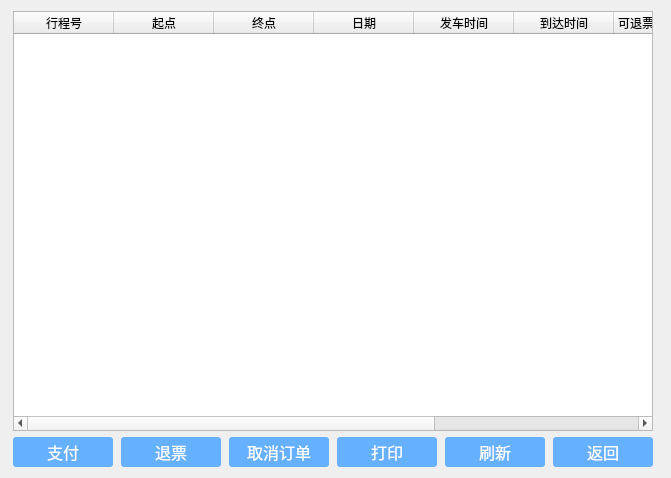
<?xml version="1.0" encoding="UTF-8"?>
<ui version="4.0">
 <class>MyOrder</class>
 <widget class="QWidget" name="MyOrder">
  <property name="geometry">
   <rect>
    <x>0</x>
    <y>0</y>
    <width>671</width>
    <height>478</height>
   </rect>
  </property>
  <property name="windowTitle">
   <string>Form</string>
  </property>
  <layout class="QGridLayout" name="gridLayout">
   <item row="0" column="0" colspan="6">
    <widget class="QTableWidget" name="tableWidget">
     <column>
      <property name="text">
       <string>行程号</string>
      </property>
     </column>
     <column>
      <property name="text">
       <string>起点</string>
      </property>
     </column>
     <column>
      <property name="text">
       <string>终点</string>
      </property>
     </column>
     <column>
      <property name="text">
       <string>日期</string>
      </property>
     </column>
     <column>
      <property name="text">
       <string>发车时间</string>
      </property>
     </column>
     <column>
      <property name="text">
       <string>到达时间</string>
      </property>
     </column>
     <column>
      <property name="text">
       <string>可退票价(已优惠)</string>
      </property>
     </column>
     <column>
      <property name="text">
       <string>不退票价(已优惠)</string>
      </property>
     </column>
     <column>
      <property name="text">
       <string>订单状态</string>
      </property>
     </column>
    </widget>
   </item>
   <item row="1" column="0">
    <widget class="QPushButton" name="btn_zhifu">
     <property name="minimumSize">
      <size>
       <width>100</width>
       <height>30</height>
      </size>
     </property>
     <property name="maximumSize">
      <size>
       <width>60</width>
       <height>30</height>
      </size>
     </property>
     <property name="font">
      <font>
       <pointsize>12</pointsize>
      </font>
     </property>
     <property name="styleSheet">
      <string notr="true">QPushButton#btn_zhifu{background:#66b1ff;color:#FFFFFF;border-radius:3px;}
QPushButton#btn_zhifu:pressed{background:#3a8ee6;color:#FFFFFF}
</string>
     </property>
     <property name="text">
      <string>支付</string>
     </property>
    </widget>
   </item>
   <item row="1" column="1">
    <widget class="QPushButton" name="btn_tuipiao">
     <property name="minimumSize">
      <size>
       <width>100</width>
       <height>30</height>
      </size>
     </property>
     <property name="maximumSize">
      <size>
       <width>60</width>
       <height>30</height>
      </size>
     </property>
     <property name="font">
      <font>
       <pointsize>12</pointsize>
      </font>
     </property>
     <property name="styleSheet">
      <string notr="true">QPushButton#btn_tuipiao{background:#66b1ff;color:#FFFFFF;border-radius:3px;}
QPushButton#btn_tuipiao:pressed{background:#3a8ee6;color:#FFFFFF}
</string>
     </property>
     <property name="text">
      <string>退票</string>
     </property>
    </widget>
   </item>
   <item row="1" column="2">
    <widget class="QPushButton" name="btn_quxiao">
     <property name="minimumSize">
      <size>
       <width>100</width>
       <height>30</height>
      </size>
     </property>
     <property name="maximumSize">
      <size>
       <width>60</width>
       <height>30</height>
      </size>
     </property>
     <property name="font">
      <font>
       <pointsize>12</pointsize>
      </font>
     </property>
     <property name="styleSheet">
      <string notr="true">QPushButton#btn_quxiao{background:#66b1ff;color:#FFFFFF;border-radius:3px;}
QPushButton#btn_quxiao:pressed{background:#3a8ee6;color:#FFFFFF}
</string>
     </property>
     <property name="text">
      <string>取消订单</string>
     </property>
    </widget>
   </item>
   <item row="1" column="3">
    <widget class="QPushButton" name="btn_print">
     <property name="minimumSize">
      <size>
       <width>100</width>
       <height>30</height>
      </size>
     </property>
     <property name="maximumSize">
      <size>
       <width>60</width>
       <height>30</height>
      </size>
     </property>
     <property name="font">
      <font>
       <pointsize>12</pointsize>
      </font>
     </property>
     <property name="styleSheet">
      <string notr="true">QPushButton#btn_print{background:#66b1ff;color:#FFFFFF;border-radius:3px;}
QPushButton#btn_print:pressed{background:#3a8ee6;color:#FFFFFF}
</string>
     </property>
     <property name="text">
      <string>打印</string>
     </property>
    </widget>
   </item>
   <item row="1" column="4">
    <widget class="QPushButton" name="btn_shuaxin">
     <property name="minimumSize">
      <size>
       <width>100</width>
       <height>30</height>
      </size>
     </property>
     <property name="maximumSize">
      <size>
       <width>60</width>
       <height>30</height>
      </size>
     </property>
     <property name="font">
      <font>
       <pointsize>12</pointsize>
      </font>
     </property>
     <property name="styleSheet">
      <string notr="true">QPushButton#btn_shuaxin{background:#66b1ff;color:#FFFFFF;border-radius:3px;}
QPushButton#btn_shuaxin:pressed{background:#3a8ee6;color:#FFFFFF}
</string>
     </property>
     <property name="text">
      <string>刷新</string>
     </property>
    </widget>
   </item>
   <item row="1" column="5">
    <widget class="QPushButton" name="btn_fanhui">
     <property name="minimumSize">
      <size>
       <width>100</width>
       <height>30</height>
      </size>
     </property>
     <property name="maximumSize">
      <size>
       <width>60</width>
       <height>30</height>
      </size>
     </property>
     <property name="font">
      <font>
       <pointsize>12</pointsize>
      </font>
     </property>
     <property name="styleSheet">
      <string notr="true">QPushButton#btn_fanhui{background:#66b1ff;color:#FFFFFF;border-radius:3px;}
QPushButton#btn_fanhui:pressed{background:#3a8ee6;color:#FFFFFF}
</string>
     </property>
     <property name="text">
      <string>返回</string>
     </property>
    </widget>
   </item>
  </layout>
 </widget>
 <resources/>
 <connections/>
</ui>
